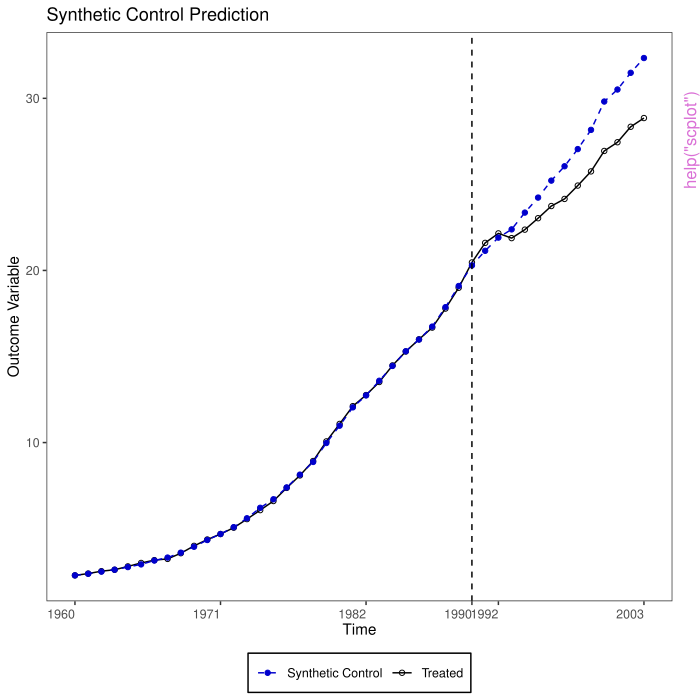

Reproduce this figure in R.
pkgname <- "scpi"
source(file.path(R.home("share"), "R", "examples-header.R"))
options(warn = 1)
base::assign(".ExTimings", "scpi-Ex.timings", pos = 'CheckExEnv')
base::cat("name\tuser\tsystem\telapsed\n", file=base::get(".ExTimings", pos = 'CheckExEnv'))
base::assign(".format_ptime",
function(x) {
  if(!is.na(x[4L])) x[1L] <- x[1L] + x[4L]
  if(!is.na(x[5L])) x[2L] <- x[2L] + x[5L]
  options(OutDec = '.')
  format(x[1L:3L], digits = 7L)
},
pos = 'CheckExEnv')

### * </HEADER>
library('scpi')

base::assign(".oldSearch", base::search(), pos = 'CheckExEnv')
base::assign(".old_wd", base::getwd(), pos = 'CheckExEnv')
cleanEx()
nameEx("scdata")
### * scdata

flush(stderr()); flush(stdout())

base::assign(".ptime", proc.time(), pos = "CheckExEnv")
### Name: scdata
### Title: Data Preparation for 'scest' or 'scpi' for Point Estimation and
###   Inference Procedures Using Synthetic Control Methods.
### Aliases: scdata

### ** Examples


data <- scpi_germany

df <- scdata(df = data, id.var = "country", time.var = "year",
             outcome.var = "gdp", period.pre = (1960:1990),
             period.post = (1991:2003), unit.tr = "West Germany",
             unit.co = setdiff(unique(data$country), "West Germany"),
             constant = TRUE, cointegrated.data = TRUE)




base::assign(".dptime", (proc.time() - get(".ptime", pos = "CheckExEnv")), pos = "CheckExEnv")
base::cat("scdata", base::get(".format_ptime", pos = 'CheckExEnv')(get(".dptime", pos = "CheckExEnv")), "\n", file=base::get(".ExTimings", pos = 'CheckExEnv'), append=TRUE, sep="\t")
cleanEx()
nameEx("scdataMulti")
### * scdataMulti

flush(stderr()); flush(stdout())

base::assign(".ptime", proc.time(), pos = "CheckExEnv")
### Name: scdataMulti
### Title: Data Preparation for 'scest' or 'scpi' for Point Estimation and
###   Inference Procedures Using Synthetic Control Methods.
### Aliases: scdataMulti

### ** Examples


datager <- scpi_germany

datager$tr_id <- 0
datager$tr_id[(datager$country == "West Germany" & datager$year > 1990)] <- 1
datager$tr_id[(datager$country == "Italy" & datager$year > 1992)] <- 0

outcome.var <- "gdp"
id.var <- "country"
treatment.var <- "tr_id"
time.var <- "year"
df.unit <- scdataMulti(datager, id.var = id.var, outcome.var = outcome.var,
                       treatment.var = treatment.var,
                       time.var = time.var, features = list(c("gdp", "trade")),
               		    cointegrated.data = TRUE, constant = TRUE)




base::assign(".dptime", (proc.time() - get(".ptime", pos = "CheckExEnv")), pos = "CheckExEnv")
base::cat("scdataMulti", base::get(".format_ptime", pos = 'CheckExEnv')(get(".dptime", pos = "CheckExEnv")), "\n", file=base::get(".ExTimings", pos = 'CheckExEnv'), append=TRUE, sep="\t")
cleanEx()
nameEx("scest")
### * scest

flush(stderr()); flush(stdout())

base::assign(".ptime", proc.time(), pos = "CheckExEnv")
### Name: scest
### Title: Prediction of Synthetic Control
### Aliases: scest

### ** Examples


data <- scpi_germany

df <- scdata(df = data, id.var = "country", time.var = "year",
             outcome.var = "gdp", period.pre = (1960:1990),
             period.post = (1991:2003), unit.tr = "West Germany",
             unit.co = setdiff(unique(data$country), "West Germany"),
             constant = TRUE, cointegrated.data = TRUE)

result <- scest(df, w.constr = list(name = "simplex", Q = 1))
result <- scest(df, w.constr = list(lb = 0, dir = "==", p = "L1", Q = 1))




base::assign(".dptime", (proc.time() - get(".ptime", pos = "CheckExEnv")), pos = "CheckExEnv")
base::cat("scest", base::get(".format_ptime", pos = 'CheckExEnv')(get(".dptime", pos = "CheckExEnv")), "\n", file=base::get(".ExTimings", pos = 'CheckExEnv'), append=TRUE, sep="\t")
cleanEx()
nameEx("scpi")
### * scpi

flush(stderr()); flush(stdout())

base::assign(".ptime", proc.time(), pos = "CheckExEnv")
### Name: scpi
### Title: Prediction Intervals for Synthetic Control Methods
### Aliases: scpi

### ** Examples


data <- scpi_germany

df <- scdata(df = data, id.var = "country", time.var = "year",
             outcome.var = "gdp", period.pre = (1960:1990),
             period.post = (1991:2003), unit.tr = "West Germany",
             unit.co = setdiff(unique(data$country), "West Germany"),
             constant = TRUE, cointegrated.data = TRUE)

result <- scpi(df, w.constr = list(name = "simplex", Q = 1), cores = 1, sims = 10)
result <- scpi(df, w.constr = list(lb = 0, dir = "==", p = "L1", Q = 1),
               cores = 1, sims = 10)




base::assign(".dptime", (proc.time() - get(".ptime", pos = "CheckExEnv")), pos = "CheckExEnv")
base::cat("scpi", base::get(".format_ptime", pos = 'CheckExEnv')(get(".dptime", pos = "CheckExEnv")), "\n", file=base::get(".ExTimings", pos = 'CheckExEnv'), append=TRUE, sep="\t")
cleanEx()
nameEx("scplot")
### * scplot

flush(stderr()); flush(stdout())

base::assign(".ptime", proc.time(), pos = "CheckExEnv")
### Name: scplot
### Title: Plot Synthetic Control Point Estimates and Prediction Interval
### Aliases: scplot

### ** Examples


data <- scpi_germany

df <- scdata(df = data, id.var = "country", time.var = "year",
             outcome.var = "gdp", period.pre = (1960:1990),
             period.post = (1991:2003), unit.tr = "West Germany",
             unit.co = setdiff(unique(data$country), "West Germany"),
             constant = TRUE, cointegrated.data = TRUE)

result <- scest(df, w.constr = list(name = "simplex", Q = 1))

scplot(result)




base::assign(".dptime", (proc.time() - get(".ptime", pos = "CheckExEnv")), pos = "CheckExEnv")
base::cat("scplot", base::get(".format_ptime", pos = 'CheckExEnv')(get(".dptime", pos = "CheckExEnv")), "\n", file=base::get(".ExTimings", pos = 'CheckExEnv'), append=TRUE, sep="\t")
cleanEx()
nameEx("scplotMulti")
### * scplotMulti

flush(stderr()); flush(stdout())

base::assign(".ptime", proc.time(), pos = "CheckExEnv")
### Name: scplotMulti
### Title: Plot Synthetic Control Point Estimates and Prediction Interval
###   With Multiple Treated units and Staggered Adoption
### Aliases: scplotMulti

### ** Examples


datager <- scpi_germany

datager$tr_id <- 0
datager$tr_id[(datager$country == "West Germany" & datager$year > 1990)] <- 1
datager$tr_id[(datager$country == "Italy" & datager$year > 1992)] <- 0

outcome.var <- "gdp"
id.var <- "country"
treatment.var <- "tr_id"
time.var <- "year"
df.unit <- scdataMulti(datager, id.var = id.var, outcome.var = outcome.var,
                       treatment.var = treatment.var,
                       time.var = time.var, features = list(c("gdp", "trade")),
               		    cointegrated.data = TRUE, constant = TRUE)

res.unit <- scpi(df.unit, sims = 10, cores = 1)
scplotMulti(res.unit, joint = TRUE)




base::assign(".dptime", (proc.time() - get(".ptime", pos = "CheckExEnv")), pos = "CheckExEnv")
base::cat("scplotMulti", base::get(".format_ptime", pos = 'CheckExEnv')(get(".dptime", pos = "CheckExEnv")), "\n", file=base::get(".ExTimings", pos = 'CheckExEnv'), append=TRUE, sep="\t")
### * <FOOTER>
###
cleanEx()
options(digits = 7L)
base::cat("Time elapsed: ", proc.time() - base::get("ptime", pos = 'CheckExEnv'),"\n")
grDevices::dev.off()
###
### Local variables: ***
### mode: outline-minor ***
### outline-regexp: "\\(> \\)?### [*]+" ***
### End: ***
quit('no')
